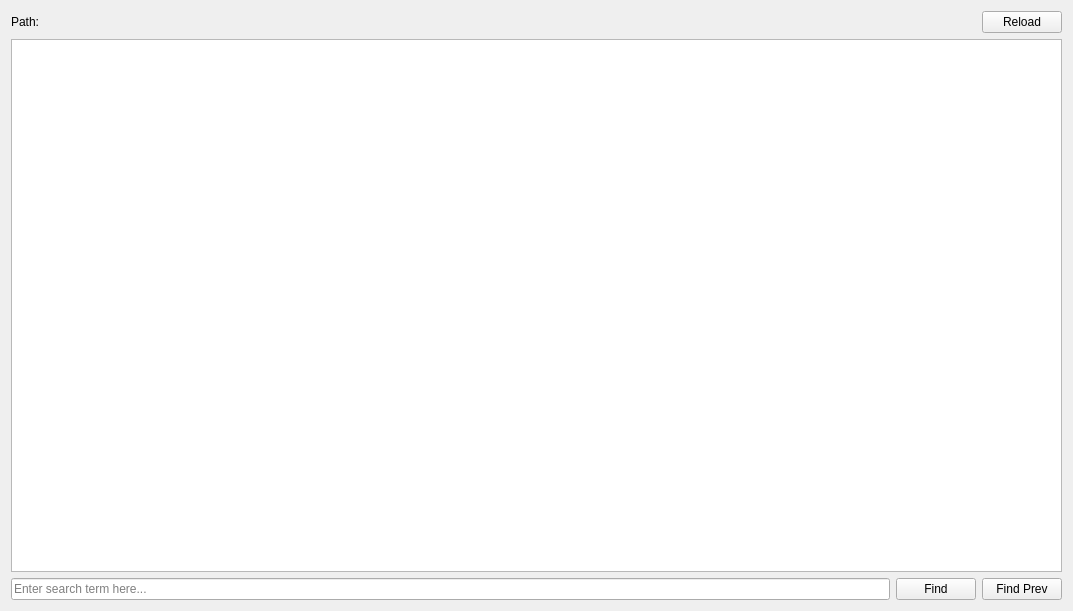
<?xml version="1.0" encoding="UTF-8"?>
<ui version="4.0">
 <class>fileviewertab</class>
 <widget class="QWidget" name="fileviewertab">
  <property name="geometry">
   <rect>
    <x>0</x>
    <y>0</y>
    <width>1073</width>
    <height>611</height>
   </rect>
  </property>
  <property name="windowTitle">
   <string>Form</string>
  </property>
  <layout class="QVBoxLayout" name="verticalLayout" stretch="0,0,0">
   <item>
    <layout class="QHBoxLayout" name="title_layout">
     <item>
      <widget class="QLabel" name="title_line_edit">
       <property name="sizePolicy">
        <sizepolicy hsizetype="Preferred" vsizetype="Maximum">
         <horstretch>0</horstretch>
         <verstretch>0</verstretch>
        </sizepolicy>
       </property>
       <property name="text">
        <string>Path: </string>
       </property>
      </widget>
     </item>
     <item>
      <widget class="QPushButton" name="reload_button">
       <property name="sizePolicy">
        <sizepolicy hsizetype="Maximum" vsizetype="Maximum">
         <horstretch>0</horstretch>
         <verstretch>0</verstretch>
        </sizepolicy>
       </property>
       <property name="text">
        <string>Reload</string>
       </property>
      </widget>
     </item>
    </layout>
   </item>
   <item>
    <widget class="QTextBrowser" name="display">
     <property name="undoRedoEnabled">
      <bool>false</bool>
     </property>
     <property name="readOnly">
      <bool>true</bool>
     </property>
     <property name="html">
      <string>&lt;!DOCTYPE HTML PUBLIC &quot;-//W3C//DTD HTML 4.0//EN&quot; &quot;http://www.w3.org/TR/REC-html40/strict.dtd&quot;&gt;
&lt;html&gt;&lt;head&gt;&lt;meta name=&quot;qrichtext&quot; content=&quot;1&quot; /&gt;&lt;style type=&quot;text/css&quot;&gt;
p, li { white-space: pre-wrap; }
&lt;/style&gt;&lt;/head&gt;&lt;body style=&quot; font-family:'Ubuntu'; font-size:11pt; font-weight:400; font-style:normal;&quot;&gt;
&lt;p style=&quot;-qt-paragraph-type:empty; margin-top:0px; margin-bottom:0px; margin-left:0px; margin-right:0px; -qt-block-indent:0; text-indent:0px;&quot;&gt;&lt;br /&gt;&lt;/p&gt;&lt;/body&gt;&lt;/html&gt;</string>
     </property>
     <property name="textInteractionFlags">
      <set>Qt::LinksAccessibleByKeyboard|Qt::LinksAccessibleByMouse|Qt::TextBrowserInteraction|Qt::TextSelectableByKeyboard|Qt::TextSelectableByMouse</set>
     </property>
     <property name="openExternalLinks">
      <bool>true</bool>
     </property>
    </widget>
   </item>
   <item>
    <layout class="QHBoxLayout" name="search_layout">
     <item>
      <widget class="QLineEdit" name="line_edit">
       <property name="dragEnabled">
        <bool>true</bool>
       </property>
       <property name="placeholderText">
        <string>Enter search term here...</string>
       </property>
       <property name="clearButtonEnabled">
        <bool>true</bool>
       </property>
      </widget>
     </item>
     <item>
      <widget class="QPushButton" name="find_next_button">
       <property name="text">
        <string>Find</string>
       </property>
      </widget>
     </item>
     <item>
      <widget class="QPushButton" name="find_prev_button">
       <property name="text">
        <string>Find Prev</string>
       </property>
      </widget>
     </item>
    </layout>
   </item>
  </layout>
 </widget>
 <resources/>
 <connections/>
</ui>
